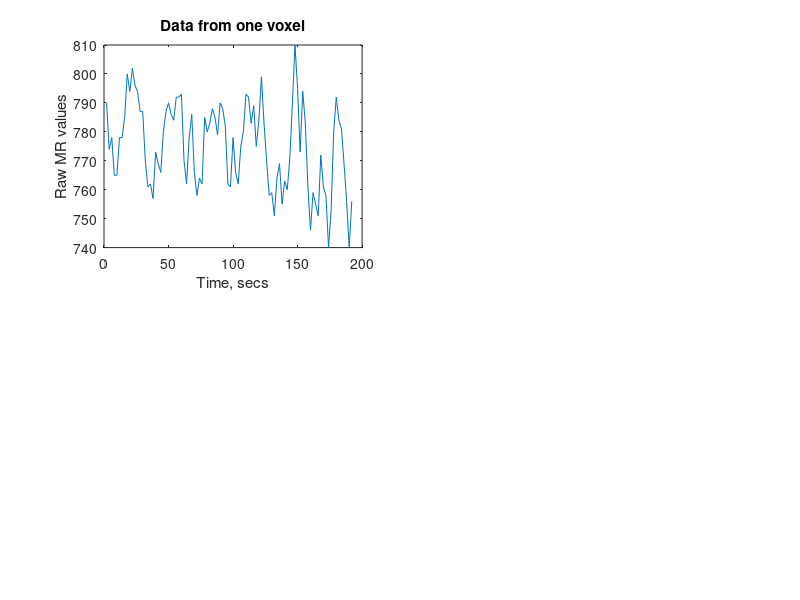
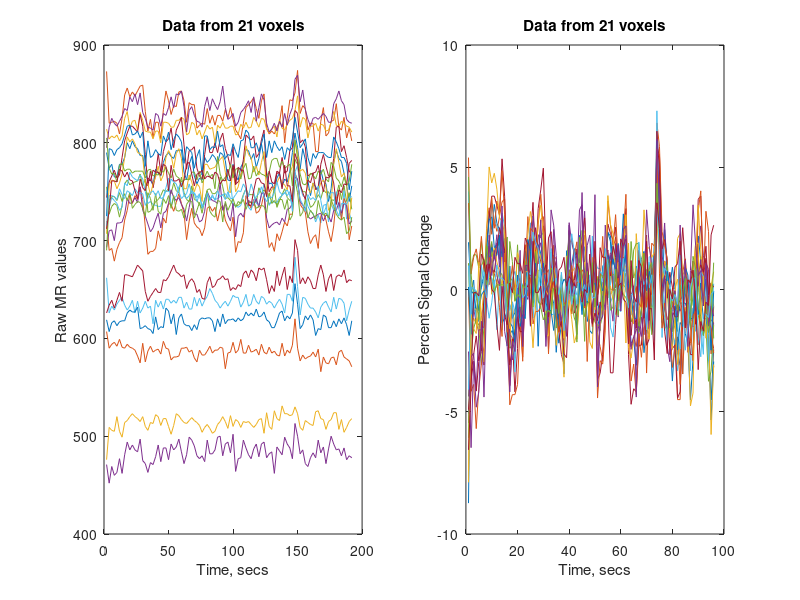
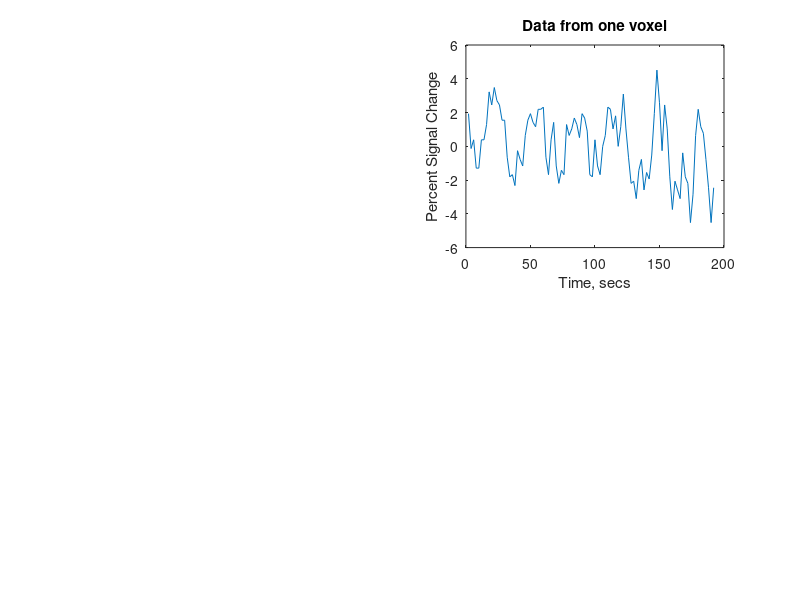

Reproduce these figures in MATLAB, in order. (Note: this script raises an error after producing the figures.)
%% Identifying MR Signals
% This tutorial introduces the student to considerations faced by fMRI investigators 
% in distinguishing signals, which we want to measure, from noise, which we don't 
% particularly care to measure. The noise can come from a variety of different 
% areas, which will be discussed in lecture. Among the topics that are covered 
% are:
%% 
% # Dealing with signal drift 
% # Contrast - to - noise ratios (CNR);
% # Averaging, spatially and temporally, to enhance CNR
%% 
% We use data taken from an fMRI scanning session. The session consists of several 
% scans used to localize regions of interest involved in different aspects of 
% vision.
% 
% For this week, we're only going to consider a small piece of this data: the 
% time series taken from several voxels located in the subject's right area MT. 
% Area MT (also known as V5 ) is a visual area that is highly responsive to moving 
% stimuli. 
% 
% The scan from which the data are taken is an MT localizer scan, in which the 
% subject saw alternating periods of moving and static stimuli. The stimulus was  
% a series of concentric circles. For 16 seconds, the circles would stay still, 
% then for the next 16 seconds they would move rapidly in and out, then be static, 
% then move, etc.
% 
% Each 16-second period is referred to as a *block*. Because there are only 
% two types of blocks in this scan, which alternate, this design is sometimes 
% referred to as an ABAB block design. Each pair of two blocks is called a cycle. 
% The scan consisted of six cycles, each 32 seconds long, for a total of 192 seconds.
% 
% ('Cycle' refers to the idea that, after a 32-second  cycle the stimulus is 
% in the same state as at the beginning of the cycle. We're interested in finding 
% brain regions whose activation also returns to the same activity level at the 
% same point in a cycle. But this is an aside which we'll explore later.)
%% 
% * *Class*:     Psych 204A
% * *Tutorial*:  Identifying MR Signals
% * *Author*:   Rory Sayres/Kalanit Grill-Spector
% * *Date*:        04/19/2004
% * *Duration*: 45 minutes
% * *Author:*    Rory Sayres
%% Dealing with drift noise

% Let's load the sample data. As mentioned above, this
% data comes from an MT localizer that lasted 192 seconds,
% and consisted of six cycles of alternating static/motion:
load sampleData;

% the data is contained in a matrix, in which the rows represent time 
% frames and columns represent different voxels. Let's look at the 
% size of our data matrix, using the 'whos' command.
% (An aside: 'who' is a matlab command to show what variables you've
% defined; 'whos' is a more sophisticated command that shows the 
% class of variable, size, and memory taken by each one.)
whos

% you should see a table listing an entry 'data': that's our matrix.
% Notice there are 96 rows. This scan had a TR of 2 seconds, so each 
% row represents a 2-second time frame. Each column is the time
% course for the whole scan from a different voxel. Let's 
% plot some of these time courses!
figure; set(gcf,'Name','Data Time Courses');

% First, let's plot the data from one voxel:
subplot(2,2,1); 
t = 2:2:192; % time points for each MR frame
plot(t,data(:,1));
xlabel('Time, secs'); ylabel('Raw MR values');
title('Data from one voxel');
%% 
% What do you see? First, you may wonder what the y axis represents in this 
% plot. This data is taken straight from the P*.7.mag files that are created at 
% the scanner, after reconstructing the frequency- and phase-encoded signals into 
% an MR image (review the MR Imaging and BasicMR tutorials if you're confused 
% about this). So, these values represent rather arbitrary units, which depend 
% on many different factors that are subject to change from session to session, 
% and even from voxel to voxel. To get a sense of how the raw signal can vary, 
% let's plot all 21 voxels in this sample data:

figure;  set(gcf,'Name','Data Time Courses');
subplot(1,2,1);
cla;
plot(t,data);
xlabel('Time, secs'); ylabel('Raw MR values');
title('Data from 21 voxels');

% notice how the time courses from different voxels
% can be shifted by very large amounts from one another?
% what we're interested in is the variations in the 
% overall signal that are caused by our varying 
% experimental conditions. 
%
% There are many ways to account 
% for these shifts; one of the simplest ways to do this 
% is to convert to a percent signal change. We can do 
% this by dividing the time course of each voxel 
% by the mean intensity for that voxel:
dc = mean(data); % dc is our estimate for the baseline offset
data = data ./ (ones(size(data,1),1)*dc);

% now, the mean of each time course is 1;
% we'll subtract this away to set the mean to 
% 0 -- meaning zero signal change away from 
% the mean MR intensity:
data = data - 1;

% and to get percent, we multiply by 100:
data = 100 .* data;

% let's look at the time courses now:
subplot(1,2,2);
cla;
plot(data);
xlabel('Time, secs'); ylabel('Percent Signal Change');
title('Data from 21 voxels');

% note that the time courses are much more comparable
% now. 
%
% (Also, an aside: we set 0 percent signal to mean
% no deviation from the mean for the whole time 
% course for that voxel. There are other ways 
% to do this; for instance, many analyses will
% set 0 percent signal to mean the mean value of 
% a particular null or baseline condition to which
% other conditions are compared. We could do that here,
% treating the non-moving stimulus condition as 
% a baseline and comparing it to motion -- but we'll
% keep things simpler for now.) 

% Now that we've gotten the difference between raw
% signals and percent signal change, we can go back 
% to looking at the time series from one voxel. Let's 
% re-plot this voxel as percent signal:
figure;  subplot(2,2,2);
cla;
plot(t,data(:,1));
xlabel('Time, secs'); ylabel('Percent Signal Change');
title('Data from one voxel');

% Signal drift
% You may have noted,  maybe before anything else, that the signal cycles up 
% and down six times. We're slowly getting to that. But first, you may notice 
% something else that may be  troubling: the signal 'droops' towards the end of 
% the scan. This change over time is known as *signal drift*, and is caused by 
% the scanner hardware, rather than the brain itself. 
% 
% Therefore, it's something to take into account when identifying signals.
% 
% There are many strategies to deal with signal drift. We'll talk about a few. 
% First, there's a linear trend removal: we assume that the drift can be described 
% by a simple line, and subtract our estimate of that drift. 

% We'll use the function detrendTSeries to 
% do this (edit detrendTSeries to see how
% the model is implemented):
detrendedData1 = detrendTSeries(data,-1); % -1 means linear trend removal

subplot(2,2,3); 
plot(t,detrendedData1(:,1));
xlabel('Time, secs'); ylabel('Percent Signal Change');
title('Linear Trend removal');

% notice how the drooping is gone? 

% There are other, more sophisticated detrending
% options that have come up to deal with baseline
% drift, which doesn't always drift linearly. One
% form of drift which sometimes occurs is slow 
% baseline drift: the drift goes up and down at
% a very slow rate, for instance one cycle per minute.
% We can also try removing this estimated drift. 
% Note that this is a form of high-pass filter.
detrendedData2 = detrendTSeries(data,1,16); 

% the 1 means do a low-frequency drift removal,
% and the 16 gives the period of the estimated
% drift.
subplot(2,2,4);
plot(t,detrendedData2(:,1));
xlabel('Time, secs'); ylabel('Percent Signal Change');
title('High-pass Trend removal');

% Notice this doesn't do much more than linear trend
% removal for this case. (It can help for other 
% experimental designs and scans, though.)

% Now, we plot the Fourier spectrum of 
% different frequency energies in the data, to give a
% sense of where the low-frequency drift is
% we take the absolute value of the fft of the data
absFFT = 2*abs(fft(data)) / length(data); 
nFrames = size(data,1); % the # of temporal frames: 92
xfreq = 1:nFrames/2; % the different frequencies we'll plot
subplot(2,2,3);
plot(xfreq,absFFT(2:(nFrames/2)+1));
hold on, plot(xfreq(5:7),absFFT(6:8),'r'); % stimulus-driven signal
xlabel('Frequency, cycles per scan')
ylabel('FFT Units');
title('No detrending')

absFFT2 = 2*abs(fft(detrendedData2)) / length(detrendedData2); 
subplot(2,2,4);
plot(xfreq,absFFT2(2:(nFrames/2)+1));
hold on, plot(xfreq(5:7),absFFT(6:8),'r'); % stimulus-driven signal
xlabel('Frequency, cycles per scan')
ylabel('FFT Units');
title('High-pass Trend removal')
%% Question 1
% (a) Where did the fourier transform change as a result of the trend removal 
% and why?
% 
% (b) Why would this help signal drift, but not, e.g. pulse / respiratory artifacts?
% 
% (c) Why, for a 192-second scan, would six cycles, but not three cycles or 
% forty cycles, be useful for experimental design? Can you think of any potential 
% drawbacks?
% 
% *(Extra Credit)* Try using detrendTSeries to perform quadratic detrending 
% on the data (assume the trend is a quadratic function), and compare it to the 
% other two types of detrending.
%% Contrast-to-Noise Ratios (CNR)
% Now we move on to the periodicities we've noted in the data. We note that 
% the main fluctuation occurs six times over the course, the same as the number 
% of times the stimulus varied between static and moving. We believe this fluctuation 
% represents the motion-selective signal from MT.
% 
% However, you may recall generating predicted hemodynamic responses during 
% the linear systems tutorial -- those predicted responses were much cleaner than 
% what we see here. There's a certain amount of noise. This can come from many 
% sources, including both the instrumentation and the brain itself, which we discuss 
% more fully in class.
% 
% Before we can come up with plans of dealing with this noise, we first want 
% a quantitative way to describe how much noise there is relative to the signal 
% we want to measure. We'll use the well-known measurement of signal-to-noise 
% ratio, or in this case, contrast-to-noise ratio (CNR). (Note that the Huettel 
% book calls this quantity functional SNR; it's also referred to as functional 
% CRN or dynamic CNR).
% 
% As its name suggests, CNR is a ratio, measuring the size of the signal we 
% measure relative to the variance in its measurement. 

% First, let's make some plots to get
% some sense of the variance. 
figure;  set(gcf,'Name','Contrast to Noise');

% We'll take the time course from the first voxel, after
% detrending. We'll plot the data from each cycle
% separately:
voxtc = detrendedData2(:,1);

numCycles = 6; 
framesPerCycle = 16;
voxtc = reshape(voxtc,[framesPerCycle numCycles]);

subplot(1,2,1);
plot(repmat(2:2:32,[numCycles 1])',voxtc);
xlabel('Time during cycle, sec'); ylabel('Percent Signal Change');
title('Indiviudal Cycles')
axis tight

% you can see there is variance between different trials.
% A frequent way to display this is by plotting standard
% deviations or standard errors over the mean time course:
subplot(1,2,2);
hold on
patch([16 16 32 32],[-5 -4.7 -4.7 -5],'k');
errorbar(2:2:32,mean(voxtc'),std(voxtc'));
xlabel('Time during cycle, sec'); ylabel('Percent Signal Change');
title('Mean Cycle + Std Dev')
axis tight
hold off

% I've added a black bar at the bottom indicating when the motion
% stimulus was shown. Now, to calculate CNR, we want to measure the
% difference in signal during this time relative to the baseline
% condition (when the static stimulus was shown), and divide
% by the standard deviation during the baseline condition:
staticFrames = 1:8; 
motionFrames = 9:16;
staticValues = voxtc(staticFrames,:);
motionValues = voxtc(motionFrames,:);

signal = mean(motionValues(:)) - mean(staticValues(:));
noise = std(staticValues(:));

CNR = signal/noise

text(3,3,sprintf('CNR: %2.2f',CNR));

% another way to express the signal to noise is in decibels,
% which are defined as 20 * the log base 10 of the ratio:
CNRdb = 20 * log10(CNR)

text(3,2.5,sprintf('(=%2.2f dB)',CNRdb));

% (and yes, these are the same decibels as used in sound --
% decibels are a log scale of the intensity of a sound.)

% (Note also that right now we're including the transition
% times between blocks when the hemodynamic response rises
% and falls. If we'd calculated only during times we'd 
% consider the signal to have reached steady state, the 
% CNR would be higher.)
%% Simulations
% To get a sense of how noise affects the signal, let's take some fake data 
% and add varying levels of noise to it. 

% We'll construct a pulse which specifies when the motion
% signal is on
cycle = [zeros(1,8) ones(1,8)];
pulse = repmat(cycle,[1 numCycles]);

% And we'll take a gamma function hrf:
hrf = heeger_hrf(2:2:16);

% Let's plot both the function and the hrf:
figure;  set(gcf,'Name','Fake data set with noise');
subplot(5,2,1); 
plot(t,pulse,'k');
axis([0 200 -2 2]);
xlabel('Time, sec'); ylabel('Motion');
title('Stimulus');

subplot(5,2,2);
plot(2:2:16,hrf,'r');
axis([0 18 -0.4 0.4]);
xlabel('Time, sec'); ylabel('% Signal');
title('Ideal HRF');

%% 
% Now we convolve to get an estimate of the ideal response to the stimulus, 
% with no noise, and calculate the CNR (we'll use the calcCNR function, which 
% does the same calculation we did above):

y0 = conv(pulse,hrf);

CNR = calcCNR(y0(:,4:99));

subplot(3,2,3);
plot(2:2:2*length(y0),y0);
axis([0 210 -0.4 0.8]);
xlabel('Time, sec'); ylabel('% Signal');
title('Ideal Signal');
text(5,-0.2,sprintf('CNR: %2.2f dB',CNR));

%% 
% (Note that the zero point for this data represents the mean value during the 
% baseline period, rather than the overall mean, as was discussed earlier. Always 
% remember to check what the experiments set as the zero point when reading fMRI 
% studies!)

% Now let's add varying levels of noise and 
% calculate the CNR in each case:
noiseLevels = [.1 .2 .5];
for i = 1:3
    noise = noiseLevels(i) * randn(size(y0));
    y1 = y0 + noise;

    CNR = calcCNR(y1(:,4:99));
    
    subplot(3,2,i+3);
	plot(2:2:2*length(y1),y1);
	axis([0 210 -0.4 0.8]);
    if i > 1    xlabel('Time, sec');    end
    if i==2     ylabel('% Signal');     end
    if i==1	    title('Signal with Noise Added');   end
	text(5,-0.2,sprintf('CNR: %2.2f dB',CNR));
end
%% QUESTION 2
% (a) In the 4th subplot, you'll note that the CNR, as expressed in decibels, 
% is negative. What does this signify?
% 
% (b) What is the difference between this CNR measure, and signal-to-hoise as 
% described in the Huettel book?
%% Averaging, spatially and temporally, to enhance CNR
% Now we can describe how well we've identified a signal relative to noise -- 
% now how can we reduce the noise? 
% 
% There are many different approaches being taken for this. We'll just describe 
% one that is commonly used -- averaging the data, both spatially across voxels 
% and temporally across scans, to achieve a higher contrast-to-noise ratio.
% 
% First, let's average across voxels. We've already looked at the differences 
% across time courses from different voxels in our sample data. Let's look at 
% them again, separately for each voxel, for the first ten voxels. For each time 
% course we'll calculate the CNR for that voxel alone:

figure;  set(gcf,'Name','Single Voxel Time Courses');
for i = 1:10
    subplot(5,2,i);
    plot(t,detrendedData2(:,i));
    set(gca,'XTick',[]);
    
    % calculate the CNR for this voxel
    voxtc = detrendedData2(:,i);
    CNRdb = calcCNR(voxtc);
    title(sprintf('CNR: %2.2f dB',CNRdb));

    
    if i==5             ylabel('Percent Signal Change');    end
    if i==9 | i==10     
        xlabel('Time, sec');                
        set(gca,'XTick',[0 100 200]);
    end
end

% Now we'll average across these ten voxels, and compute the CNR:
figure;  set(gcf,'Name','Averaging Across Voxels');
% subplot(2,1,1);
avgtc = mean(detrendedData2(:,1:10)');
plot(avgtc);
avgtc = reshape(avgtc,[framesPerCycle numCycles]);

% We'll calculate the CNR of this average time course:
staticValues = avgtc(staticFrames,:);
motionValues = avgtc(motionFrames,:);
signal = mean(motionValues(:)) - mean(staticValues(:));
noise = std(staticValues(:));
CNRdb = 20 * log10(signal/noise);
text(5,4,sprintf('CNR: %2.2f dB',CNRdb));

title('Averaging Across 10 voxels')
%% 
% The *temporal averaging* can be done across different scans of the same type, 
% which unfortunately isn't available for this data set. But we can view the repeated 
% cycles as being the same idea -- increasing the number of observations, so as 
% to improve our estimate of the signal relative to the noise.
%% QUESTION 3
% (a) Think of an instance in which spatial averaging would cause a reduction 
% in the CNR. 
% 
% (b) Think of an instance in which temporal averaging would cause a reduction 
% in the CNR. 
% 
% 
% 
% *END*
